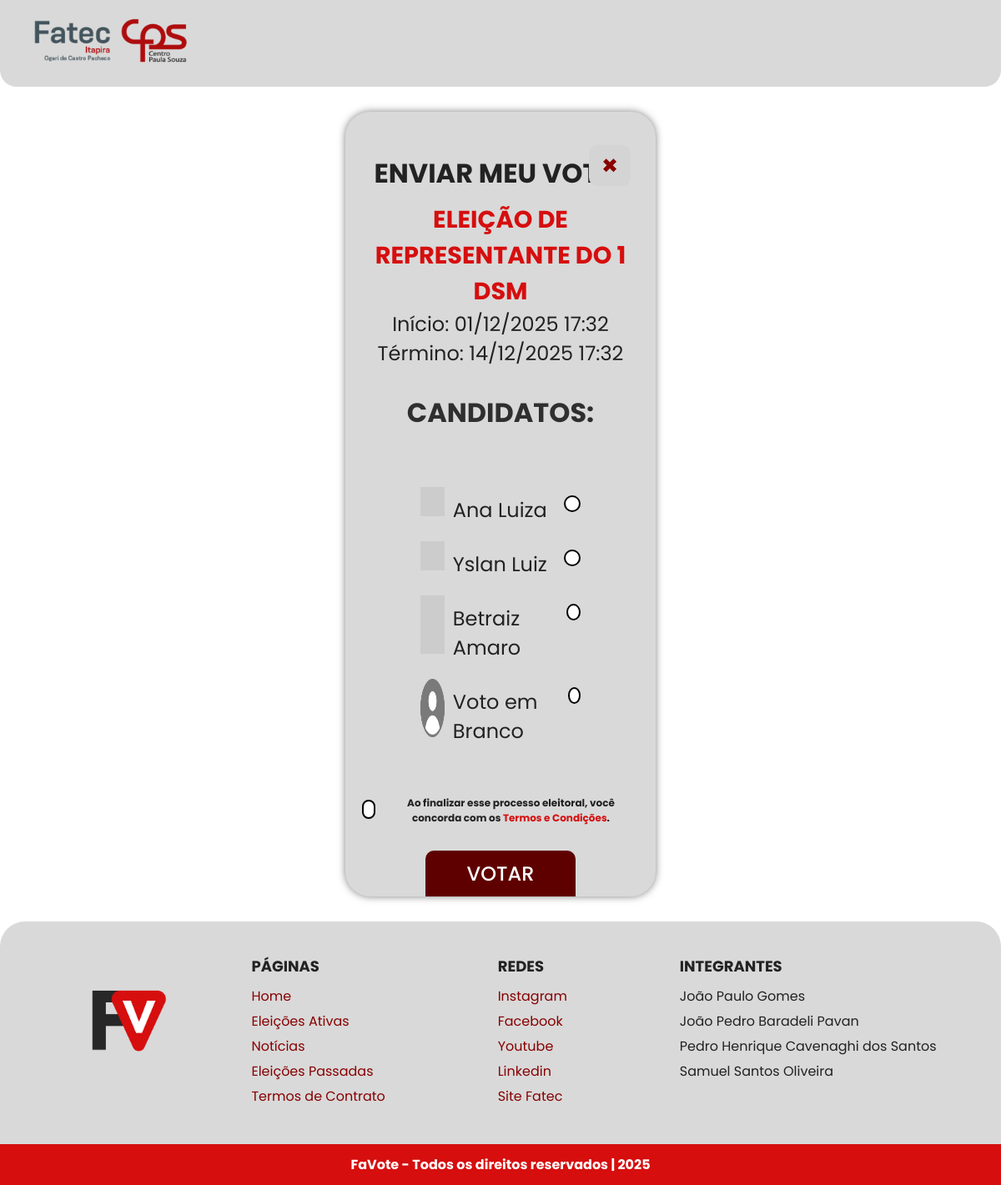
Page /Pages/votacao.php?id=14 (signed in) on the committed database.
### tables this page shows
CREATE TABLE `eleicoes` (
  `id` int(11) NOT NULL,
  `titulo` varchar(100) NOT NULL,
  `descricao` text DEFAULT NULL,
  `dataPostagem` datetime NOT NULL DEFAULT current_timestamp(),
  `data_inicio` datetime NOT NULL,
  `data_fim` datetime NOT NULL,
  `ativa` tinyint(1) DEFAULT 1,
  `turma_id` int(11) NOT NULL
);

CREATE TABLE `candidatos` (
  `id` int(11) NOT NULL,
  `eleicao_id` int(11) NOT NULL,
  `aluno_ra` varchar(20) NOT NULL,
  `proposta` text DEFAULT NULL
);

CREATE TABLE `alunos` (
  `id` int(11) NOT NULL,
  `ra` varchar(20) NOT NULL,
  `nome` varchar(100) NOT NULL,
  `email_institucional` varchar(100) NOT NULL,
  `senha` varchar(255) NOT NULL,
  `turma_id` int(11) DEFAULT NULL,
  `criado_data` timestamp NOT NULL DEFAULT current_timestamp(),
  `atualizado_data` timestamp NOT NULL DEFAULT current_timestamp() ON UPDATE current_timestamp()
);

### Pages/votacao.php (the view, shortened to what this page needs)
<?php
require '../php/config.php';
$eleicao_id = isset($_GET['id']) ? (int) $_GET['id'] : 0;
$sqlEleicao = "SELECT * FROM eleicoes WHERE id = ?";
$stmt = $conexao->prepare($sqlEleicao);
$stmt->bind_param("i", $eleicao_id);
$stmt->execute();
$resultEleicao = $stmt->get_result();
$eleicao = $resultEleicao->fetch_assoc();
$sqlCandidatos = "
    SELECT c.id AS candidato_id, a.nome AS candidato_nome, c.proposta
    FROM candidatos c
    INNER JOIN alunos a ON c.aluno_ra = a.ra
    WHERE c.eleicao_id = ?
";
$stmt2 = $conexao->prepare($sqlCandidatos);
$stmt2->bind_param("i", $eleicao_id);
$stmt2->execute();
$resultCandidatos = $stmt2->get_result();
function gerarAvatar($nome) {
    $seed = md5($nome);
    return "https://api.dicebear.com/9.x/lorelei/svg?seed=$seed";
}
?>
<!DOCTYPE html>
<html lang="pt-br">
<head>
    <link rel="stylesheet" href="../Styles/votacao.css">
    <link rel="stylesheet" href="https://cdnjs.cloudflare.com/ajax/libs/animate.css/4.1.1/animate.min.css" />
    <link rel="stylesheet" href="https://cdnjs.cloudflare.com/ajax/libs/font-awesome/6.5.0/css/all.min.css">
</head>
<body>
    <header class="header">
        <div class="logo"><img src="../Images/logofatec.png" width="190"></div>
    </header>
    <main class="main-content">
        <div class="container-eleicao">
            <h1>ENVIAR MEU VOTO:</h1>
            <button class="btn-close" onclick="history.back()">✖</button>
        </div>
        <h1 class="titulo-eleicao"><?= htmlspecialchars($eleicao['titulo']) ?></h1>
        <p class="subtitulo-eleicao">
            Início: <?= date("d/m/Y H:i", strtotime($eleicao['data_inicio'])) ?> <br>
            Término: <?= date("d/m/Y H:i", strtotime($eleicao['data_fim'])) ?>
        </p>
        <h1 class="titulo-cargo">CANDIDATOS:</h1>
        <form method="POST">
            <section class="painel-votacao">
                <div class="painel">
                    <div class="lista-candidatos">
                        <?php if ($resultCandidatos->num_rows > 0): ?>
                            <?php while ($cand = $resultCandidatos->fetch_assoc()): ?>
                                <label>
                                    <img src="<?= gerarAvatar($cand['candidato_nome']) ?>"  alt="avatar" />
                                    <?= htmlspecialchars($cand['candidato_nome']) ?>
                                    <input type="radio" name="candidato_id" value="<?= $cand['candidato_id'] ?>" required>
                                </label>
                            <?php endwhile; ?>
                            <label>
                                <img src="../Images/user.png" width="16" alt="user" />
                                Voto em Branco
                                <input type="radio" name="candidato_id" value="0" required>
                            </label>
                        <?php else: ?>
                            <p>Nenhum candidato cadastrado nesta eleição.</p>
                        <?php endif; ?>
                    </div>
                </div>
            </section>
            <div class="checkbox">
                <input type="checkbox" required>
                <p class="termos">Ao finalizar esse processo eleitoral, você concorda com os
                    <a href="termos.php" class="link-termos">Termos e Condições</a>.
                </p>
            </div>
            <div class="finalizar-container">
                <button type="submit" class="botao-finalizar">VOTAR</button>
            </div>
        </form>
    </main>
    <footer class="footer">
        <div class="footer-top">
            <div class="footer-logo">
                <img src="../Images/logoFaVote.png" width="70">
            </div>
            <div class="footer-links">
                <div>
                    <h4>PÁGINAS</h4>
                    <ul>
                        <li><a href="home.php">Home</a></li>
                        <li><a href="eleAtive.php">Eleições Ativas</a></li>
                        <li><a href="news.php">Notícias</a></li>
                        <li><a href="elepassa.php">Eleições Passadas</a></li>
                        <li><a href="termos.php">Termos de Contrato</a></li>
                    </ul>
                </div>
                <div>
                    <h4>REDES</h4>
                    <ul>
                        <li><a href="https://www.instagram.com/fatecdeitapira?igsh=MWUzNXMzcWNhZzB4Ng=="
                                target="_blank">Instagram</a></li>
                        <li><a href="https://www.facebook.com/share/16Y3jKo71m/" target="_blank">Facebook</a></li>
                        <li><a href="https://www.youtube.com/@fatecdeitapiraogaridecastr2131"
                                target="_blank">Youtube</a></li>
                        <li><a href="https://www.linkedin.com/school/faculdade-estadual-de-tecnologia-de-itapira-ogari-de-castro-pacheco/about/"
                                target="_blank">Linkedin</a></li>
                        <li><a href="https://fatecitapira.cps.sp.gov.br/" target="_blank">Site Fatec</a></li>
                    </ul>
                </div>
                <div>
                    <h4>INTEGRANTES</h4>
                    <ul>
                        <li>João Paulo Gomes</li>
                        <li>João Pedro Baradeli Pavan</li>
                        <li>Pedro Henrique Cavenaghi dos Santos</li>
                        <li>Samuel Santos Oliveira</li>
                    </ul>
                </div>
            </div>
        </div>
        <div class="footer-bottom">
            FaVote - Todos os direitos reservados | 2025
        </div>
    </footer>
</body>
</html>

### Styles/votacao.css (style rules this page uses)
* { box-sizing: border-box; font-family: 'Poppins'; margin: 0; padding: 0; }
body { background: #fff; color: #222; animation: fadeIn; animation-duration: 1s; scroll-behavior: smooth; }
.header { align-items: center; justify-content: center; background: #d9d9d9; padding: 20px 30px; border-radius: 0 0 20px 20px; position: relative; }
.logo { margin-left: 10px; }
.main-content { padding: 40px 20px 0px 20px; width: 31%; margin: auto; margin-top: 30px; border-radius: 30px; box-shadow: 0 0 10px rgba(0, 0, 0, 0.5); background: #d9d9d9; }
.container-eleicao { position: relative; display: flex; justify-content: center; align-items: center; padding: 10px; }
.titulo-eleicao { font-size: 1.8em; margin: 0; text-transform: uppercase; text-align: center; color: #D60E0E; }
.btn-close { position: absolute; top: 0px; right: 10px; background-color: #d4d4d4; color: #880000; border: none; padding: 7px 15px; border-radius: 10px; font-size: 1.5em; cursor: pointer; transition: background-color 0.6s ease, transform 0.6s ease; }
.subtitulo-eleicao { text-align: center; font-size: 1.5em; margin-bottom: 20px; }
.titulo-cargo { text-align: center; color: rgb(48, 47, 47); padding: 10px 15px; margin-bottom: 20px; }
.painel-votacao { display: flex; justify-content: center; gap: 60px; padding: 30px; border-radius: 20px; flex-wrap: wrap; }
.painel { flex: 1 1 300px; max-width: 400px; }
.lista-candidatos label { display: inline-flex; text-align: left; margin: 10px; padding: 5px 30px; font-size: 1.5em; }
.lista-candidatos img { margin: -10px 10px 10px 0px; width: 15%; }
.lista-candidatos input[type="radio"] { appearance: none; -webkit-appearance: none; width: 20px; margin-left:auto; height: 20px; border: 2px solid #000; border-radius: 50%; outline: none; cursor: pointer; position: relative; background-color: #fff; }
.checkbox { display: flex; align-items: center; font-size: 12px; gap: 9px; }
.checkbox input[type="checkbox"] { margin-top: 12px; width: 23px; height: 23px; appearance: none; -webkit-appearance: none; background-color: #ffffff; border: 2px solid black; border-radius: 8px; cursor: pointer; position: relative; }
.checkbox input[type="checkbox"]::after { content: ""; position: absolute; top: 4px; left: 7px; width: 4px; height: 8px; border: solid #D60E0E; border-width: 0 2px 2px 0; transform: rotate(45deg); display: none; }
.termos { margin-top: 15px; text-align: center; font-weight: bold; }
.link-termos { color: #D60E0E; text-decoration: none; }
.finalizar-container { text-align: center; margin: 30px 0px 0px 0px; }
.botao-finalizar { padding: 10px 15%; background: #5f0000; color: white; font-size: 1.5em; border: none; font-weight: 500; border-radius: 10px 10px 0px 0px; cursor: pointer; transition: 0.3s; }
.footer { margin-top: 30px; background: #d9d9d9; border-radius: 30px 30px 0 0; overflow: hidden; font-size: 16px; }
.footer-top { display: flex; justify-content: space-between; padding: 40px; flex-wrap: wrap; }
.footer-logo { font-size: 48px; font-weight: bold; margin: auto; transform: scale(1.5); }
.footer-links { justify-content: space-around; display: flex; gap: 60px; width: 80%; }
.footer-links h4 { font-size: 18px; margin-bottom: 10px; }
.footer-links ul { list-style: none; padding: 0; margin: 0; }
.footer-links li { margin-bottom: 5px; }
.footer-links a { text-decoration: none; color: #880000; transition: 1s; }
.footer-bottom { text-align: center; background: #D60E0E; color: white; padding: 12px; font-weight: bold; }

### rows in the picture
eleicoes: titulo "ELEIÇÃO DE REPRESENTANTE DO 1 DSM", data_inicio "01/12/2025 17:32", data_fim "14/12/2025 17:32"
candidatos: alunos.nome "Ana Luiza"
candidatos: alunos.nome "Yslan Luiz"
candidatos: alunos.nome "Betraiz Amaro"
